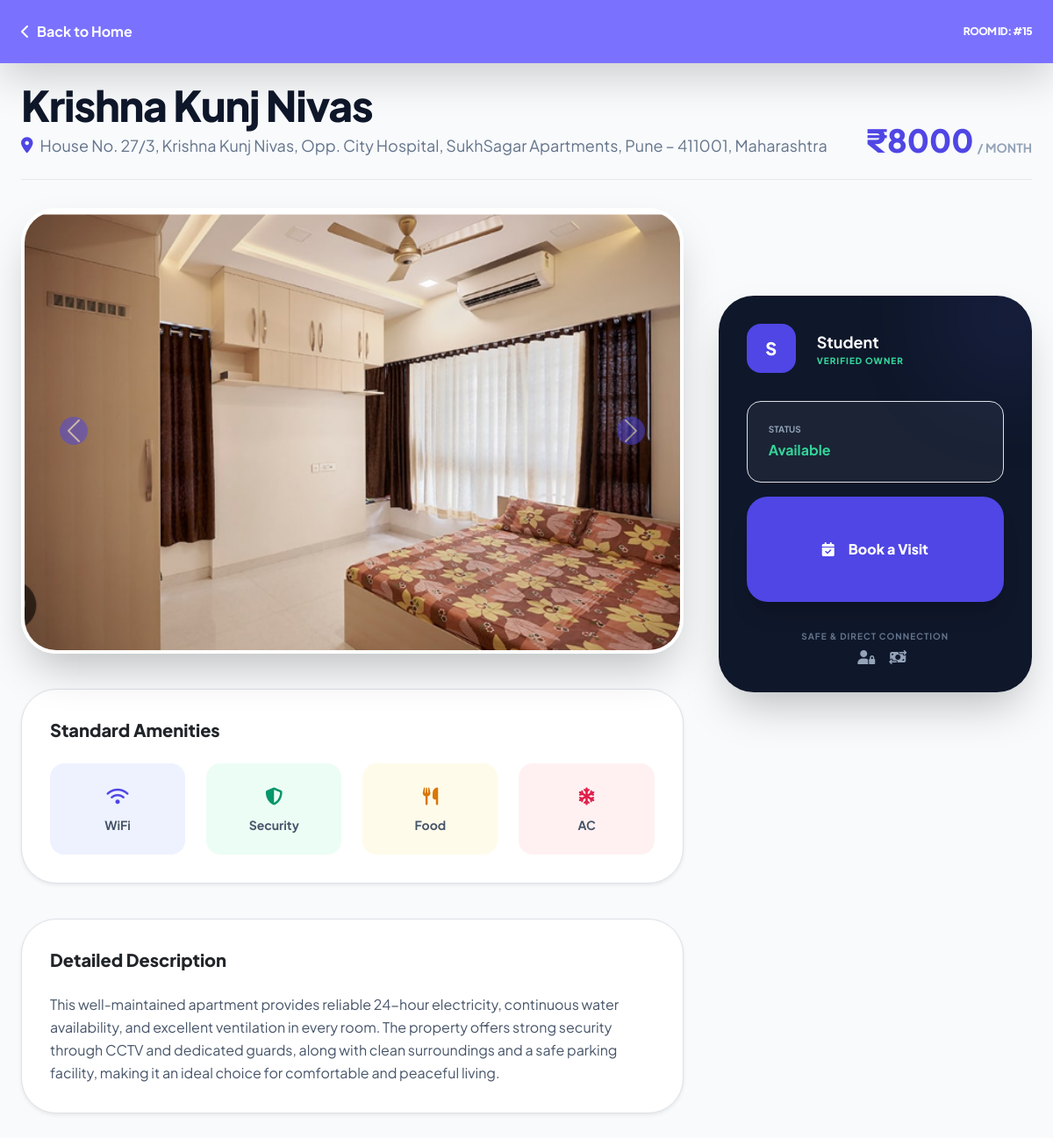
Page /room/15 on the committed database.
### tables this page shows
CREATE TABLE rooms (
                id INTEGER PRIMARY KEY AUTOINCREMENT,
                title TEXT NOT NULL,
                description TEXT,
                rent INTEGER,
                address TEXT,
                image_filename TEXT,
                owner_id INTEGER,
                availability TEXT DEFAULT 'Available',
                amenities TEXT DEFAULT '', -- COLUMN for Chatbot Search
                FOREIGN KEY(owner_id) REFERENCES users(id)
            );

CREATE TABLE images (
                id INTEGER PRIMARY KEY AUTOINCREMENT,
                filename TEXT NOT NULL,
                caption TEXT,
                room_id INTEGER,
                approved INTEGER DEFAULT 0,
                FOREIGN KEY(room_id) REFERENCES rooms(id)
            );

CREATE TABLE users (
                id INTEGER PRIMARY KEY AUTOINCREMENT,
                username TEXT NOT NULL UNIQUE,
                password TEXT NOT NULL,
                role TEXT CHECK(role IN ('Student','Admin','Govt Employee','Owner','User')) NOT NULL,
                email TEXT DEFAULT '',
                phone TEXT DEFAULT '',
                upi_id TEXT DEFAULT ''
            );

### app.py (the view)
@app.route('/room/<int:room_id>')
def room_details(room_id):
    with get_db() as con:
        room = con.execute("""
            SELECT r.id,r.title,r.description,r.rent,r.address,r.availability,r.amenities,
                   u.username
            FROM rooms r JOIN users u ON r.owner_id=u.id
            WHERE r.id=?""",(room_id,)).fetchone()
        images = con.execute("SELECT filename FROM images WHERE room_id=? AND approved=1",(room_id,)).fetchall()
    if not room:
        flash("Room not found")
        return redirect(url_for('index'))
    return render_template("room_details.html", room=room, images=images)

### app.py (called while the page is built)
def get_db():
    con = sqlite3.connect("app.db")
    con.row_factory = sqlite3.Row
    return con

### templates/room_details.html (shortened to what this page needs)
<!DOCTYPE html>
<html lang="en">
<head>
    <script src="https://cdn.tailwindcss.com"></script>
    <link rel="stylesheet" href="https://cdnjs.cloudflare.com/ajax/libs/font-awesome/6.4.2/css/all.min.css">
    <link href="https://cdn.jsdelivr.net/npm/bootstrap@5.3.0/dist/css/bootstrap.min.css" rel="stylesheet">
</head>
<body class="bg-[#F8FAFC] pb-24 md:pb-10">
    <nav class="fixed top-0 w-full z-[1000] glass-header px-6 py-4 flex justify-between items-center text-white shadow-lg">
        <a href="/" class="flex items-center gap-2 no-underline text-white font-bold">
            <i class="fas fa-chevron-left"></i> <span>Back to Home</span>
        </a>
        <div class="font-black tracking-tighter uppercase text-xs">Room ID: #{{ room['id'] }}</div>
    </nav>
    <div class="max-w-7xl mx-auto px-4 mt-24">
        <div class="flex flex-col md:flex-row justify-between items-start md:items-end mb-8 gap-4 border-b pb-6">
            <div>
                <h1 class="text-3xl md:text-5xl font-black text-slate-900 tracking-tight">{{ room['title'] }}</h1>
                <p class="text-slate-500 mt-2 flex items-center gap-2 text-lg">
                    <i class="fas fa-location-dot text-indigo-600"></i> {{ room['address'] }}
                </p>
            </div>
            <div class="text-right">
                <span class="text-4xl font-black text-indigo-600">₹{{ room['rent'] }}<small class="text-sm text-slate-400 font-bold uppercase ml-1">/ Month</small></span>
            </div>
        </div>
        <div class="grid grid-cols-1 lg:grid-cols-3 gap-10">
            <div class="lg:col-span-2 space-y-10">
                <div class="relative rounded-[2.5rem] overflow-hidden shadow-2xl border-4 border-white">
                    {% if images %}
                        <div id="roomGallery" class="carousel slide" data-bs-ride="carousel">
                            <div class="carousel-inner">
                                {% for img in images %}
                                    <div class="carousel-item {% if loop.first %}active{% endif %}">
                                        <img src="{{ url_for('static', filename='uploads/' ~ img['filename']) }}" class="w-full h-[300px] md:h-[500px] object-cover cursor-zoom-in" onclick="openLightbox(this.src)">
                                    </div>
                                {% endfor %}
                            </div>
                            <button class="carousel-control-prev" type="button" data-bs-target="#roomGallery" data-bs-slide="prev">
                                <span class="carousel-control-prev-icon bg-indigo-600 rounded-full p-3" aria-hidden="true"></span>
                            </button>
                            <button class="carousel-control-next" type="button" data-bs-target="#roomGallery" data-bs-slide="next">
                                <span class="carousel-control-next-icon bg-indigo-600 rounded-full p-3" aria-hidden="true"></span>
                            </button>
                        </div>
                    {% else %}
                        <div class="bg-slate-100 h-80 flex flex-col items-center justify-center text-slate-400 italic">
                            <i class="fas fa-image text-5xl mb-3"></i>
                            <p>No photos available for this property</p>
                        </div>
                    {% endif %}
                </div>
                <div class="bg-white p-8 rounded-[2.5rem] shadow-sm border border-slate-100">
                    <h3 class="text-xl font-black mb-6">Standard Amenities</h3>
                    <div class="grid grid-cols-2 md:grid-cols-4 gap-4 text-sm font-bold text-slate-600">
                        <div class="p-4 bg-indigo-50 rounded-2xl flex flex-col items-center gap-2">
                            <i class="fas fa-wifi text-indigo-600 text-xl"></i> WiFi
                        </div>
                        <div class="p-4 bg-emerald-50 rounded-2xl flex flex-col items-center gap-2">
                            <i class="fas fa-shield-halved text-emerald-600 text-xl"></i> Security
                        </div>
                        <div class="p-4 bg-amber-50 rounded-2xl flex flex-col items-center gap-2">
                            <i class="fas fa-utensils text-amber-600 text-xl"></i> Food
                        </div>
                        <div class="p-4 bg-rose-50 rounded-2xl flex flex-col items-center gap-2">
                            <i class="fas fa-snowflake text-rose-600 text-xl"></i> AC
                        </div>
                    </div>
                </div>
                <div class="bg-white p-8 rounded-[2.5rem] shadow-sm border border-slate-100">
                    <h3 class="text-xl font-black mb-4">Detailed Description</h3>
                    <p class="text-slate-600 leading-relaxed whitespace-pre-wrap">{{ room['description'] }}</p>
                </div>
            </div>
            <div class="space-y-6">
                <div class="booking-sidebar bg-slate-900 p-8 rounded-[2.5rem] text-white shadow-2xl relative overflow-hidden">
                    <div class="absolute -top-10 -right-10 w-32 h-32 bg-indigo-500 opacity-20 rounded-full blur-3xl"></div>
                    <div class="relative z-10">
                        <div class="flex items-center gap-4 mb-8">
                            <div class="w-14 h-14 bg-indigo-600 rounded-2xl flex items-center justify-center text-xl font-black">
                                {{ room['username'][0].upper() }}
                            </div>
                            <div>
                                <div class="text-lg font-bold">{{ room['username'] }}</div>
                                <div class="text-[10px] text-emerald-400 uppercase tracking-widest font-black">Verified Owner</div>
                            </div>
                        </div>
                        <div class="space-y-4">
                            <div class="p-4 bg-white/5 rounded-2xl border border-white/10">
                                <p class="text-slate-400 text-[10px] uppercase font-bold mb-1">Status</p>
                                <div class="font-bold text-emerald-400">{{ room['availability'] }}</div>
                            </div>
                            {% if room['availability'] == 'Available' %}
                                <button data-bs-toggle="modal" data-bs-target="#bookingModal"
                                    class="w-full bg-indigo-600 hover:bg-indigo-700 text-white py-5 rounded-3xl font-black shadow-xl transition-all transform active:scale-95 flex items-center justify-center gap-3">
                                    <i class="fas fa-calendar-check"></i> Book a Visit
                                </button>
                            {% else %}
                                <button disabled class="w-full bg-slate-800 text-slate-500 py-5 rounded-3xl font-black cursor-not-allowed italic">
                                    Currently Occupied
                                </button>
                            {% endif %}
                        </div>
                        <div class="mt-8 text-center">
                            <p class="text-[10px] text-slate-500 uppercase tracking-widest font-bold">Safe & Direct Connection</p>
                            <div class="flex justify-center gap-3 mt-2 text-slate-400">
                                <i class="fas fa-user-lock"></i>
                                <i class="fas fa-money-bill-transfer"></i>
                            </div>
                        </div>
                    </div>
                </div>
            </div>
        </div>
    </div>
</body>
</html>

### templates/room_details.html (style rules this page uses)
body { font-family: 'Plus Jakarta Sans', sans-serif; }
.glass-header { background: rgba(108, 99, 255, 0.9); backdrop-filter: blur(10px); }
.booking-sidebar { position: sticky; top: 100px; }

### rows in the picture
rooms: id "15", title "Krishna Kunj Nivas", address "House No. 27/3, Krishna Kunj Nivas, Opp. City Hospital, SukhSagar Apartments, Pune – 411001, Maharashtra", rent "8000", description "This well-maintained apartment provides reliable 24-hour electricity, continuous water availability, and excellent ventilation in every room. The property offers strong security through CCTV and dedicated guards, along with clean surroundings and a safe parking facility, making it an ideal choice for comfortable and peaceful living.", availability "Available"
images: filename (picture)
users: username "S", username "Student"
